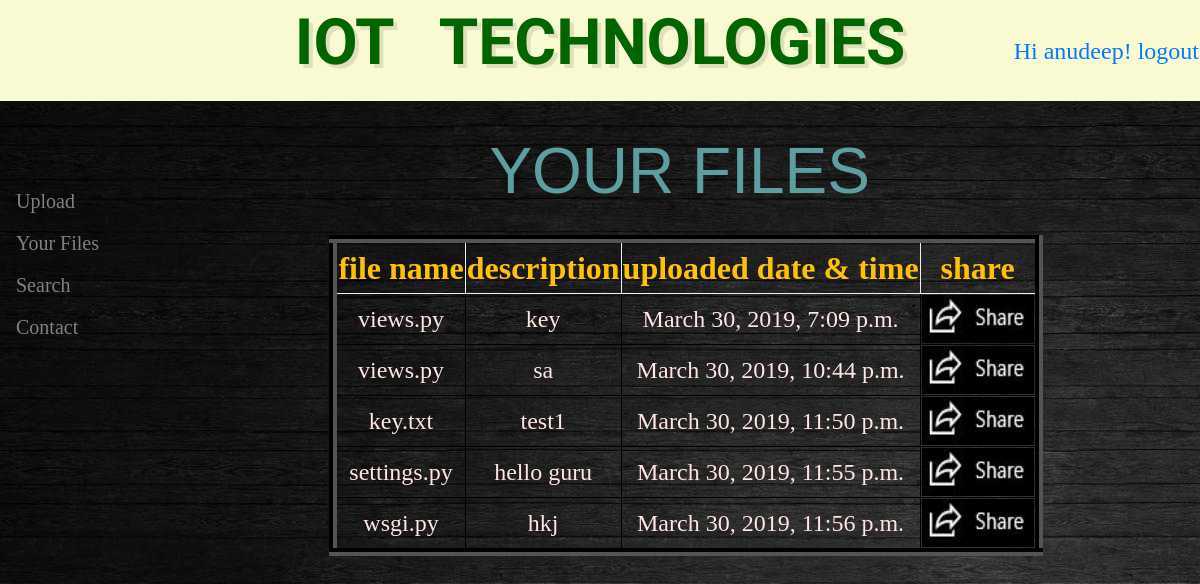
Screenshot of /loggedin/files/ (signed in) with the database file from the repository.
### part1/models.py (models this page shows)
class Document(models.Model):
    userid=models.CharField(max_length=255, blank=True,default="")
    description = models.CharField(max_length=255, blank=True)
    document = models.FileField(upload_to=user_directory_path)
    uploaded_at = models.DateTimeField(auto_now_add=True)
    name=models.CharField(max_length=255, blank=True,default="sss")

### part1/views.py (the view)
# urls.py: path('loggedin/files/', include('part1.urls')),
def files(request):
  if request.user.is_authenticated:
    s = request.user.username
    a = Document.objects.filter(userid=s)
    '''if request.method == 'POST':
        form = DocumentForm(request.POST, request.FILES)
        if form.is_valid():
            form.save()
            return render(request, 'part1/files.html', {'form': form, 's': s, 'l': a})
        else:
            return render(request, 'part1/files.html', {'form': form, 's': s, 'l': a})'''
    return render(request, 'part1/files.html', {'l':a})
  else:
    return HttpResponse("<h1>please login to continue</h1>")

### part1/templates/part1/files.html
{% extends 'part1/base.html' %}
{%load staticfiles %}
{% block content %}
<div style="padding-top: 10%;padding-left: 28%">
      <p style=";color: cadetblue;font-size: 4rem;font-family: Comic Sans MS, cursive, sans-serif;border-collapse: separate;padding-left: 10rem">YOUR FILES</p>
    <table border="8px" style="text-align: center;border-collapse: collapse; width: 100%;border-color: black" >
           <tr style="width: 100%;border-style: groove;border: 2px">
            <th style="font-size:2rem;color: #ffc107">file name</th>
            <th style="font-size:2rem;color: #ffc107">description</th>
            <th style="font-size:2rem;color: #ffc107">uploaded date & time</th>
            <th style="font-size:2rem;color: #ffc107">share</th>
        </tr>
             {% for i in l %}
  <tr style="color: mistyrose;font-size: 1.5rem">
            <td>{{ i.name  }}</td>
        <td>{{ i.description }}</td>
        <td>{{ i.uploaded_at }}</td>
      <td> <a href="http://127.0.0.1:8000/loggedin/files/{{ i.document }}/"><img style="width: 7rem; height:3rem;" alt="Image description" src="{% static 'part1/images/share1.jpg' %}"/></a></td>
        </tr>
         {% endfor %}
    </table>
</div>
{% endblock %}

### part1/templates/part1/base.html (shortened to what this page needs)
<!DOCTYPE html>
{%load static %}
<html>
<head>
 <link rel="stylesheet" href="https://maxcdn.bootstrapcdn.com/bootstrap/4.3.1/css/bootstrap.min.css">
 <link rel="stylesheet" href="{% static 'part1/style1.css' %}">
<link rel="stylesheet" href="https://cdnjs.cloudflare.com/ajax/libs/font-awesome/4.7.0/css/font-awesome.min.css">
<table  style="width: 100%;border-collapse: collapse;position: absolute;z-index: 4" >
<tr style="background-color:lightgoldenrodyellow;">
    <td style="text-align: right;width: 20%;"></td>
<td style="color: blanchedalmond;text-align: right;width:60;" class="lo">
    <strong><p style="color: darkgreen ;text-align: center;font-size: 4rem">IOT &nbsp; TECHNOLOGIES</p></strong>
</td>
<td style="text-align: right;width: 20%;font-size: 1.5rem" >
    {% if user.is_authenticated %}
        <a href="http://127.0.0.1:8000/logout/" style="font-family: cursive">Hi {{ user.username }}! logout</a>
{% else %}
  <p >You are not logged in</p>
    {% endif %}
</td>
</tr>
</table>
</head>
<body bgcolor="silver" >
<div class="row">
      <div class="col-sm-2" >
       <div class="sidenav" style="padding-top: 15%;font-family: cursive;" >
  <a href="http://127.0.0.1:8000/loggedin/upload/">Upload</a>
  <a href="http://127.0.0.1:8000/loggedin/files/">Your Files</a>
  <a href="http://127.0.0.1:8000/loggedin/profile/">Search</a>
  <a href="http://127.0.0.1:8000/contact/">Contact</a>
       </div>
      </div>
  {% block content %}
  {% endblock  %}
      </div>
</body>
</html>

### part1/static/part1/style1.css (style rules this page uses)
body { font-family:"Comic Sans MS, cursive, sans-serif"; background: #34495e; background-image: url("images/back1jpg.jpg"); font-size: 1rem; }

### part1/templates/part1/base.html (style rules this page uses)
.row:after { content: ""; display: table; clear: both; }
.lo { font: 400 100px/1.3 'Arizonia', Helvetica, sans-serif; text-shadow: 4px 4px 0px rgba(0,0,0,0.1); }
.sidenav { height: 100%; width: 200px; position: fixed; z-index: 1; top: 0; left: 0; overflow-x: hidden; padding-top: 20px; }
.sidenav a, .dropdown-btn { padding: 6px 8px 6px 16px; text-decoration: none; font-size: 20px; color: #818181; display: block; border: none; background: none; width: 100%; text-align: left; cursor: pointer; outline: none; }

### rows the page displays
Document: name "views.py", description "key", uploaded_at "March 30, 2019, 7:09 p.m."
Document: name "views.py", description "sa", uploaded_at "March 30, 2019, 10:44 p.m."
Document: name "key.txt", description "test1", uploaded_at "March 30, 2019, 11:50 p.m."
Document: name "settings.py", description "hello guru", uploaded_at "March 30, 2019, 11:55 p.m."
Document: name "wsgi.py", description "hkj", uploaded_at "March 30, 2019, 11:56 p.m."

### other values shown
{{ user.username }} "anudeep"
